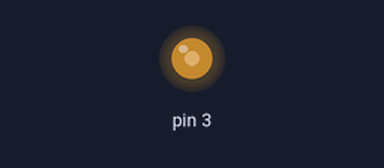
Bench run of a sketch on a simulated Arduino Uno, built with avr-gcc and run on an emulated ATmega328P. On the bench: output pins drawn as LEDs (lit = HIGH).

Above: at 0.05 s.
At 0.6 s:
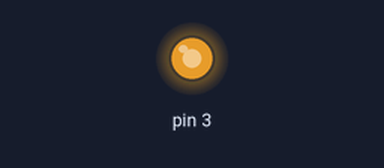
At 1.1 s:
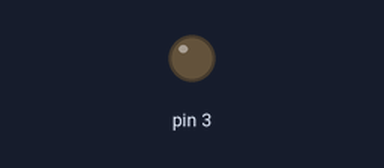
Timing chart, 0 to 3.0 s (numbered marks = the images above):
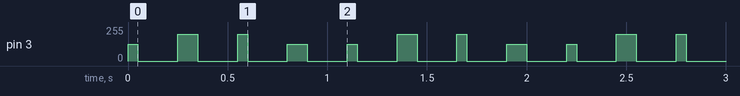

Measured:
- by itself, pin 3: repeats every 1.1 s: 0/255 0.20 s, 200/255 0.10 s, 0/255 0.20 s, 200/255 0.05 s, 0/255 0.20 s, 127/255 0.10 s, 0/255 0.20 s, 127/255 0.05 s

The sketch:

motor2.ino
```cpp
//Christopher Derrell 620068066    Keown White 620052848  Alexander Nicholson 620072062 Travis Smith 620065811 Samorae Campbell 620055968
void setup() {
  pinMode(3 , OUTPUT);
}

void moveClockwise(){
  analogWrite(3 , 127);
}

void moveCounterClockwise(){
  analogWrite(3, 200);
}

void halt(){
  analogWrite(3 , 0);
  delay(200);
}

void state1(){
  moveClockwise();
  delay(50);
}

void state2(){
  moveCounterClockwise();
  delay(100);
}

void state3(){
  moveCounterClockwise();
  delay(50);
}

void state4(){
 moveClockwise();
 delay(100);
}

void loop() {
  state1();
  halt();
  state2();
  halt();
  state3();
  halt();
  state4();
  halt();
}
```
